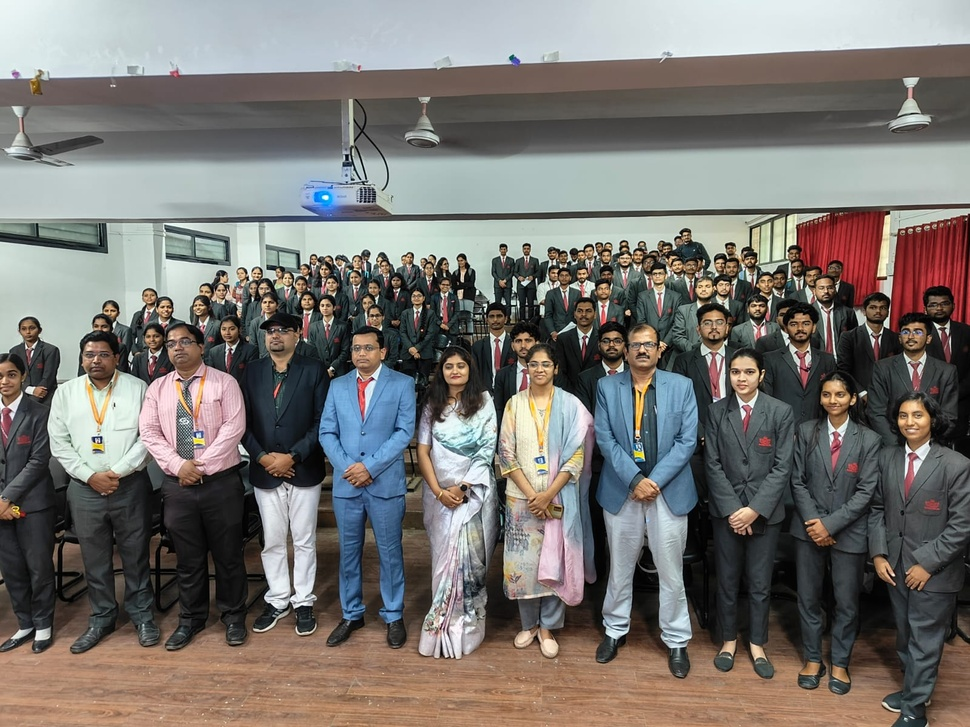
#> input picture session.jpg, 970 x 727 px, shrunk from 1600 x 1200 before the run
$ jupyter execute 'Assignment Feature Matching.ipynb'   (shell and % lines are left out)
#> lines starting #> are read from the running program, lines starting #| are printed output that depends on the picture
[cell 1]
import pandas as pd
import numpy as np
import matplotlib.pyplot as plt
import cv2

[cell 2]
def display(img,cmap='gray'):
    fig=plt.figure(figsize=(12,10))
    ax=fig.add_subplot(111)
    ax.imshow(img,cmap='gray')

[cell 3]
session=cv2.imread("session.jpg",0)
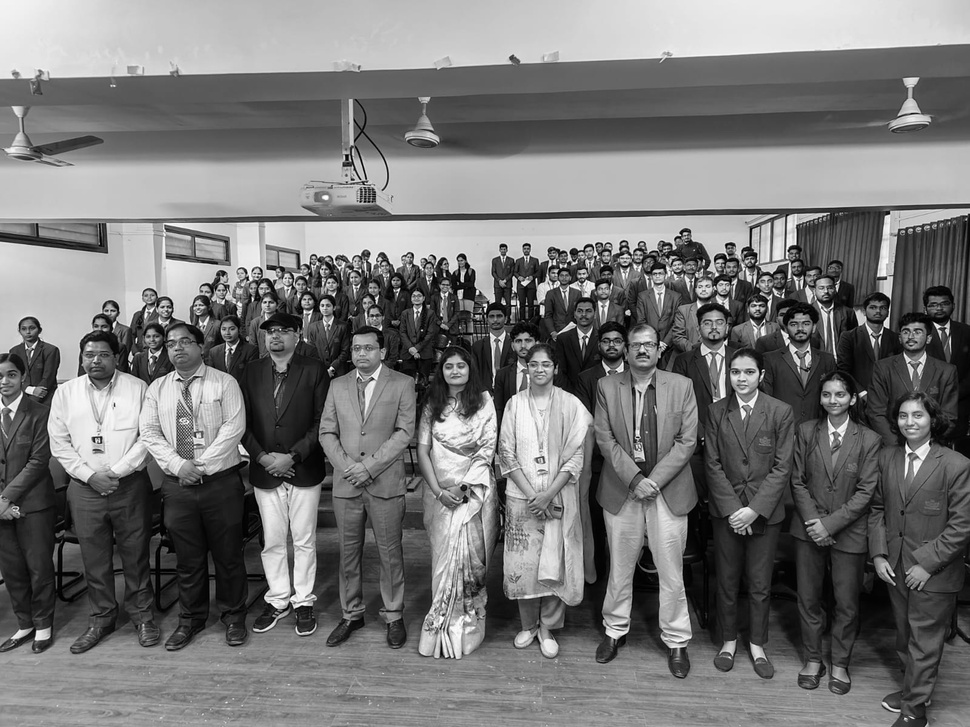
#> session: shape (727, 970); min 0, max 255, mean 117.9

[cell 4]
display(session)

[cell 5]
person=cv2.imread("person_1.jpg",0)
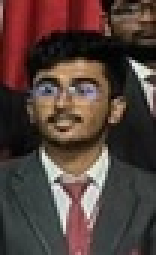
#> input picture person_1.jpg, 52 x 85 px, shrunk from 86 x 141 before the run (shown 3 times larger)
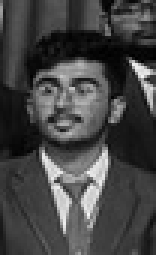
#> person: shape (85, 52) (shown 3 times larger); min 0, max 247, mean 68.6

[cell 6]
display(person)

[cell 7]
sift=cv2.xfeatures2d.SIFT_create()

[cell 8]
kp1,des1=sift.detectAndCompute(session,None)
#> kp1 = 4276 keypoints; strongest (x, y, size): (331, 368, 2.2), (628, 312, 3.5), (893, 575, 2.1), (253, 299, 1.9)
kp2,des2=sift.detectAndCompute(person,None)
#> kp2 = 45 keypoints; strongest (x, y, size): (47, 23, 3.4), (45, 22, 2.1), (17, 56, 3.9), (19, 63, 2.1)

[cell 9]
#FLANN paramteres
FLANN_INDEX_KDTREE=0
index_params=dict(algorithm= FLANN_INDEX_KDTREE,trees=5)
search_params= dict(checks=80)
flann= cv2.FlannBasedMatcher(index_params,search_params)

matches=flann.knnMatch(des1,des2,k=2)
#> matches = 4276 matches

# Apply the ratio test to filter out poor matches
good = []
for match1, match2 in matches:
    if match1.distance < 0.5 * match2.distance:
        good.append([match1])
#> after the loop, good = 24 matches
# The ratio test helps filter out false matches.
# It compares the distance of the closest match (match1) to the distance of the second closest match (match2).
# If the distance of match1 is less than 0.75 times the distance of match2,
# the match is considered good and is added to the 'good' list.

# Draw the matches using cv2.drawMatchesKnn, which expects a list of lists as matches
flan_matches = cv2.drawMatchesKnn(session, kp1, person, kp2, good, None, flags=2)
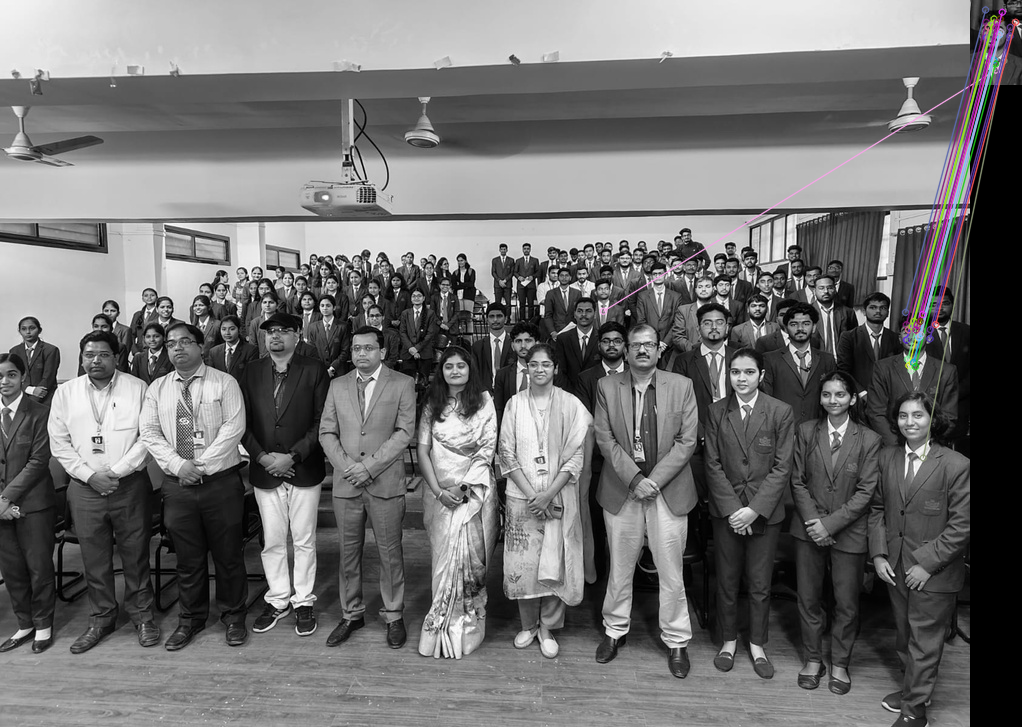
#> flan_matches: shape (727, 1022, 3); mean of channels 0, 1, 2 113, 112.7, 113; drawn as B, G, R
# cv2.drawMatchesKnn draws the matches between the keypoints of the two images.

[cell 10]
display(flan_matches)
